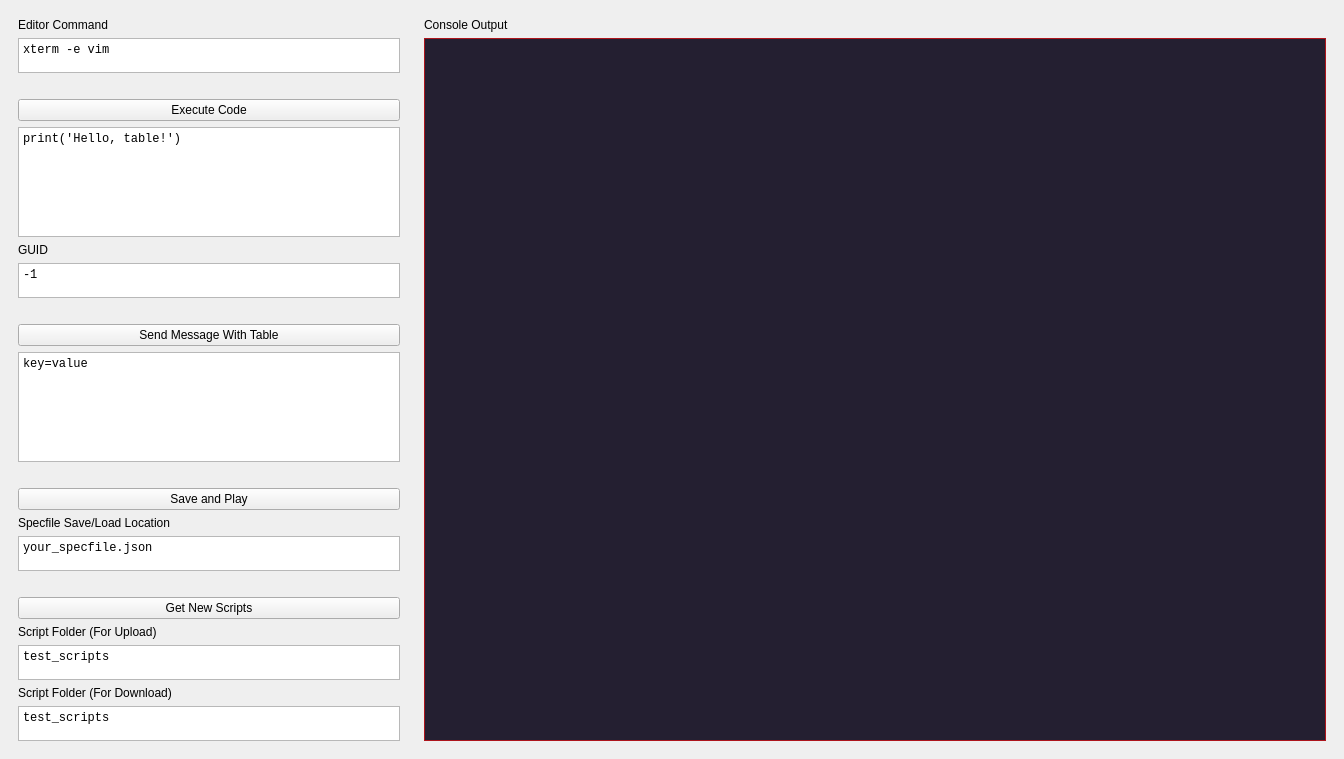
<?xml version="1.0" encoding="UTF-8"?>
<ui version="4.0">
 <class>MainWindow</class>
 <widget class="QMainWindow" name="MainWindow">
  <property name="geometry">
   <rect>
    <x>0</x>
    <y>0</y>
    <width>1344</width>
    <height>759</height>
   </rect>
  </property>
  <property name="sizePolicy">
   <sizepolicy hsizetype="Expanding" vsizetype="Expanding">
    <horstretch>0</horstretch>
    <verstretch>0</verstretch>
   </sizepolicy>
  </property>
  <property name="windowTitle">
   <string>Tabletop Simulator DevServer</string>
  </property>
  <widget class="QWidget" name="centralwidget">
   <layout class="QGridLayout" name="gridLayout">
    <item row="0" column="0">
     <layout class="QHBoxLayout" name="toplevel_layout">
      <property name="sizeConstraint">
       <enum>QLayout::SizeConstraint::SetDefaultConstraint</enum>
      </property>
      <item>
       <widget class="QFrame" name="left_split_frame">
        <property name="maximumSize">
         <size>
          <width>400</width>
          <height>16777215</height>
         </size>
        </property>
        <layout class="QVBoxLayout" name="verticalLayout">
         <item>
          <widget class="QLabel" name="editor_command_label">
           <property name="sizePolicy">
            <sizepolicy hsizetype="Expanding" vsizetype="Preferred">
             <horstretch>0</horstretch>
             <verstretch>0</verstretch>
            </sizepolicy>
           </property>
           <property name="maximumSize">
            <size>
             <width>16777215</width>
             <height>16777215</height>
            </size>
           </property>
           <property name="text">
            <string>Editor Command</string>
           </property>
          </widget>
         </item>
         <item>
          <widget class="QPlainTextEdit" name="editor_command_entry">
           <property name="sizePolicy">
            <sizepolicy hsizetype="Expanding" vsizetype="Maximum">
             <horstretch>0</horstretch>
             <verstretch>0</verstretch>
            </sizepolicy>
           </property>
           <property name="maximumSize">
            <size>
             <width>16777215</width>
             <height>35</height>
            </size>
           </property>
           <property name="font">
            <font>
             <family>Monospace</family>
             <pointsize>9</pointsize>
            </font>
           </property>
           <property name="plainText">
            <string>xterm -e vim</string>
           </property>
           <property name="placeholderText">
            <string/>
           </property>
          </widget>
         </item>
         <item>
          <spacer name="verticalSpacer">
           <property name="orientation">
            <enum>Qt::Orientation::Vertical</enum>
           </property>
           <property name="sizeType">
            <enum>QSizePolicy::Policy::MinimumExpanding</enum>
           </property>
           <property name="sizeHint" stdset="0">
            <size>
             <width>10</width>
             <height>20</height>
            </size>
           </property>
          </spacer>
         </item>
         <item>
          <widget class="QPushButton" name="exec_code_button">
           <property name="sizePolicy">
            <sizepolicy hsizetype="Expanding" vsizetype="Fixed">
             <horstretch>0</horstretch>
             <verstretch>0</verstretch>
            </sizepolicy>
           </property>
           <property name="maximumSize">
            <size>
             <width>16777215</width>
             <height>16777215</height>
            </size>
           </property>
           <property name="text">
            <string>Execute Code</string>
           </property>
          </widget>
         </item>
         <item>
          <widget class="QPlainTextEdit" name="exec_code_entry">
           <property name="sizePolicy">
            <sizepolicy hsizetype="Expanding" vsizetype="Expanding">
             <horstretch>0</horstretch>
             <verstretch>0</verstretch>
            </sizepolicy>
           </property>
           <property name="maximumSize">
            <size>
             <width>16777215</width>
             <height>16777215</height>
            </size>
           </property>
           <property name="font">
            <font>
             <family>Monospace</family>
             <pointsize>9</pointsize>
            </font>
           </property>
           <property name="frameShadow">
            <enum>QFrame::Shadow::Sunken</enum>
           </property>
           <property name="plainText">
            <string>print('Hello, table!')</string>
           </property>
          </widget>
         </item>
         <item>
          <widget class="QLabel" name="guid_label">
           <property name="text">
            <string>GUID</string>
           </property>
          </widget>
         </item>
         <item>
          <widget class="QPlainTextEdit" name="guid_entry">
           <property name="sizePolicy">
            <sizepolicy hsizetype="Expanding" vsizetype="Maximum">
             <horstretch>0</horstretch>
             <verstretch>0</verstretch>
            </sizepolicy>
           </property>
           <property name="maximumSize">
            <size>
             <width>16777215</width>
             <height>35</height>
            </size>
           </property>
           <property name="font">
            <font>
             <family>Monospace</family>
             <pointsize>9</pointsize>
            </font>
           </property>
           <property name="plainText">
            <string>-1</string>
           </property>
          </widget>
         </item>
         <item>
          <spacer name="verticalSpacer_2">
           <property name="orientation">
            <enum>Qt::Orientation::Vertical</enum>
           </property>
           <property name="sizeType">
            <enum>QSizePolicy::Policy::MinimumExpanding</enum>
           </property>
           <property name="sizeHint" stdset="0">
            <size>
             <width>10</width>
             <height>20</height>
            </size>
           </property>
          </spacer>
         </item>
         <item>
          <widget class="QPushButton" name="send_message_button">
           <property name="sizePolicy">
            <sizepolicy hsizetype="Expanding" vsizetype="Fixed">
             <horstretch>0</horstretch>
             <verstretch>0</verstretch>
            </sizepolicy>
           </property>
           <property name="maximumSize">
            <size>
             <width>16777215</width>
             <height>16777215</height>
            </size>
           </property>
           <property name="text">
            <string>Send Message With Table</string>
           </property>
          </widget>
         </item>
         <item>
          <widget class="QPlainTextEdit" name="send_message_entry">
           <property name="sizePolicy">
            <sizepolicy hsizetype="Expanding" vsizetype="Expanding">
             <horstretch>0</horstretch>
             <verstretch>0</verstretch>
            </sizepolicy>
           </property>
           <property name="maximumSize">
            <size>
             <width>16777215</width>
             <height>16777215</height>
            </size>
           </property>
           <property name="font">
            <font>
             <family>Monospace</family>
             <pointsize>9</pointsize>
            </font>
           </property>
           <property name="plainText">
            <string>key=value</string>
           </property>
          </widget>
         </item>
         <item>
          <spacer name="verticalSpacer_4">
           <property name="orientation">
            <enum>Qt::Orientation::Vertical</enum>
           </property>
           <property name="sizeType">
            <enum>QSizePolicy::Policy::MinimumExpanding</enum>
           </property>
           <property name="sizeHint" stdset="0">
            <size>
             <width>10</width>
             <height>20</height>
            </size>
           </property>
          </spacer>
         </item>
         <item>
          <widget class="QPushButton" name="save_and_play_button">
           <property name="sizePolicy">
            <sizepolicy hsizetype="Expanding" vsizetype="Fixed">
             <horstretch>0</horstretch>
             <verstretch>0</verstretch>
            </sizepolicy>
           </property>
           <property name="maximumSize">
            <size>
             <width>16777215</width>
             <height>16777215</height>
            </size>
           </property>
           <property name="text">
            <string>Save and Play</string>
           </property>
          </widget>
         </item>
         <item>
          <widget class="QLabel" name="spec_file_label">
           <property name="text">
            <string>Specfile Save/Load Location</string>
           </property>
          </widget>
         </item>
         <item>
          <widget class="QPlainTextEdit" name="spec_file_entry">
           <property name="sizePolicy">
            <sizepolicy hsizetype="Expanding" vsizetype="Maximum">
             <horstretch>0</horstretch>
             <verstretch>0</verstretch>
            </sizepolicy>
           </property>
           <property name="maximumSize">
            <size>
             <width>16777215</width>
             <height>35</height>
            </size>
           </property>
           <property name="font">
            <font>
             <family>Monospace</family>
             <pointsize>9</pointsize>
            </font>
           </property>
           <property name="plainText">
            <string>your_specfile.json</string>
           </property>
           <property name="placeholderText">
            <string/>
           </property>
          </widget>
         </item>
         <item>
          <spacer name="verticalSpacer_3">
           <property name="orientation">
            <enum>Qt::Orientation::Vertical</enum>
           </property>
           <property name="sizeType">
            <enum>QSizePolicy::Policy::MinimumExpanding</enum>
           </property>
           <property name="sizeHint" stdset="0">
            <size>
             <width>10</width>
             <height>20</height>
            </size>
           </property>
          </spacer>
         </item>
         <item>
          <widget class="QPushButton" name="get_scripts_button">
           <property name="sizePolicy">
            <sizepolicy hsizetype="Expanding" vsizetype="Fixed">
             <horstretch>0</horstretch>
             <verstretch>0</verstretch>
            </sizepolicy>
           </property>
           <property name="maximumSize">
            <size>
             <width>16777215</width>
             <height>16777215</height>
            </size>
           </property>
           <property name="text">
            <string>Get New Scripts</string>
           </property>
          </widget>
         </item>
         <item>
          <widget class="QLabel" name="script_upload_folder_label">
           <property name="text">
            <string>Script Folder (For Upload)</string>
           </property>
          </widget>
         </item>
         <item>
          <widget class="QPlainTextEdit" name="script_upload_folder_entry">
           <property name="sizePolicy">
            <sizepolicy hsizetype="Expanding" vsizetype="Maximum">
             <horstretch>0</horstretch>
             <verstretch>0</verstretch>
            </sizepolicy>
           </property>
           <property name="maximumSize">
            <size>
             <width>16777215</width>
             <height>35</height>
            </size>
           </property>
           <property name="font">
            <font>
             <family>Monospace</family>
             <pointsize>9</pointsize>
            </font>
           </property>
           <property name="plainText">
            <string>test_scripts</string>
           </property>
          </widget>
         </item>
         <item>
          <widget class="QLabel" name="script_download_folder_label">
           <property name="text">
            <string>Script Folder (For Download)</string>
           </property>
          </widget>
         </item>
         <item>
          <widget class="QPlainTextEdit" name="script_download_folder_entry">
           <property name="sizePolicy">
            <sizepolicy hsizetype="Expanding" vsizetype="Maximum">
             <horstretch>0</horstretch>
             <verstretch>0</verstretch>
            </sizepolicy>
           </property>
           <property name="maximumSize">
            <size>
             <width>16777215</width>
             <height>35</height>
            </size>
           </property>
           <property name="font">
            <font>
             <family>Monospace</family>
             <pointsize>9</pointsize>
            </font>
           </property>
           <property name="plainText">
            <string>test_scripts</string>
           </property>
          </widget>
         </item>
        </layout>
       </widget>
      </item>
      <item>
       <widget class="QFrame" name="right_split_frame">
        <layout class="QVBoxLayout" name="right_split">
         <item>
          <widget class="QLabel" name="console_label">
           <property name="text">
            <string>Console Output</string>
           </property>
          </widget>
         </item>
         <item>
          <widget class="QTextBrowser" name="console_output">
           <property name="enabled">
            <bool>true</bool>
           </property>
           <property name="minimumSize">
            <size>
             <width>400</width>
             <height>0</height>
            </size>
           </property>
           <property name="palette">
            <palette>
             <active>
              <colorrole role="WindowText">
               <brush brushstyle="SolidPattern">
                <color alpha="255">
                 <red>255</red>
                 <green>255</green>
                 <blue>255</blue>
                </color>
               </brush>
              </colorrole>
              <colorrole role="Button">
               <brush brushstyle="SolidPattern">
                <color alpha="255">
                 <red>61</red>
                 <green>56</green>
                 <blue>70</blue>
                </color>
               </brush>
              </colorrole>
              <colorrole role="Light">
               <brush brushstyle="SolidPattern">
                <color alpha="255">
                 <red>92</red>
                 <green>84</green>
                 <blue>105</blue>
                </color>
               </brush>
              </colorrole>
              <colorrole role="Midlight">
               <brush brushstyle="SolidPattern">
                <color alpha="255">
                 <red>76</red>
                 <green>70</green>
                 <blue>87</blue>
                </color>
               </brush>
              </colorrole>
              <colorrole role="Dark">
               <brush brushstyle="SolidPattern">
                <color alpha="255">
                 <red>31</red>
                 <green>28</green>
                 <blue>35</blue>
                </color>
               </brush>
              </colorrole>
              <colorrole role="Mid">
               <brush brushstyle="SolidPattern">
                <color alpha="255">
                 <red>41</red>
                 <green>37</green>
                 <blue>47</blue>
                </color>
               </brush>
              </colorrole>
              <colorrole role="Text">
               <brush brushstyle="SolidPattern">
                <color alpha="255">
                 <red>255</red>
                 <green>255</green>
                 <blue>255</blue>
                </color>
               </brush>
              </colorrole>
              <colorrole role="BrightText">
               <brush brushstyle="SolidPattern">
                <color alpha="255">
                 <red>255</red>
                 <green>255</green>
                 <blue>255</blue>
                </color>
               </brush>
              </colorrole>
              <colorrole role="ButtonText">
               <brush brushstyle="SolidPattern">
                <color alpha="255">
                 <red>255</red>
                 <green>255</green>
                 <blue>255</blue>
                </color>
               </brush>
              </colorrole>
              <colorrole role="Base">
               <brush brushstyle="SolidPattern">
                <color alpha="255">
                 <red>36</red>
                 <green>31</green>
                 <blue>49</blue>
                </color>
               </brush>
              </colorrole>
              <colorrole role="Window">
               <brush brushstyle="SolidPattern">
                <color alpha="255">
                 <red>224</red>
                 <green>27</green>
                 <blue>36</blue>
                </color>
               </brush>
              </colorrole>
              <colorrole role="Shadow">
               <brush brushstyle="SolidPattern">
                <color alpha="255">
                 <red>0</red>
                 <green>0</green>
                 <blue>0</blue>
                </color>
               </brush>
              </colorrole>
              <colorrole role="AlternateBase">
               <brush brushstyle="SolidPattern">
                <color alpha="255">
                 <red>30</red>
                 <green>28</green>
                 <blue>35</blue>
                </color>
               </brush>
              </colorrole>
              <colorrole role="ToolTipBase">
               <brush brushstyle="SolidPattern">
                <color alpha="255">
                 <red>255</red>
                 <green>255</green>
                 <blue>220</blue>
                </color>
               </brush>
              </colorrole>
              <colorrole role="ToolTipText">
               <brush brushstyle="SolidPattern">
                <color alpha="255">
                 <red>0</red>
                 <green>0</green>
                 <blue>0</blue>
                </color>
               </brush>
              </colorrole>
              <colorrole role="PlaceholderText">
               <brush brushstyle="SolidPattern">
                <color alpha="127">
                 <red>255</red>
                 <green>255</green>
                 <blue>255</blue>
                </color>
               </brush>
              </colorrole>
              <colorrole role="Accent">
               <brush brushstyle="SolidPattern">
                <color alpha="255">
                 <red>0</red>
                 <green>0</green>
                 <blue>0</blue>
                </color>
               </brush>
              </colorrole>
             </active>
             <inactive>
              <colorrole role="WindowText">
               <brush brushstyle="SolidPattern">
                <color alpha="255">
                 <red>255</red>
                 <green>255</green>
                 <blue>255</blue>
                </color>
               </brush>
              </colorrole>
              <colorrole role="Button">
               <brush brushstyle="SolidPattern">
                <color alpha="255">
                 <red>61</red>
                 <green>56</green>
                 <blue>70</blue>
                </color>
               </brush>
              </colorrole>
              <colorrole role="Light">
               <brush brushstyle="SolidPattern">
                <color alpha="255">
                 <red>92</red>
                 <green>84</green>
                 <blue>105</blue>
                </color>
               </brush>
              </colorrole>
              <colorrole role="Midlight">
               <brush brushstyle="SolidPattern">
                <color alpha="255">
                 <red>76</red>
                 <green>70</green>
                 <blue>87</blue>
                </color>
               </brush>
              </colorrole>
              <colorrole role="Dark">
               <brush brushstyle="SolidPattern">
                <color alpha="255">
                 <red>31</red>
                 <green>28</green>
                 <blue>35</blue>
                </color>
               </brush>
              </colorrole>
              <colorrole role="Mid">
               <brush brushstyle="SolidPattern">
                <color alpha="255">
                 <red>41</red>
                 <green>37</green>
                 <blue>47</blue>
                </color>
               </brush>
              </colorrole>
              <colorrole role="Text">
               <brush brushstyle="SolidPattern">
                <color alpha="255">
                 <red>255</red>
                 <green>255</green>
                 <blue>255</blue>
                </color>
               </brush>
              </colorrole>
              <colorrole role="BrightText">
               <brush brushstyle="SolidPattern">
                <color alpha="255">
                 <red>255</red>
                 <green>255</green>
                 <blue>255</blue>
                </color>
               </brush>
              </colorrole>
              <colorrole role="ButtonText">
               <brush brushstyle="SolidPattern">
                <color alpha="255">
                 <red>255</red>
                 <green>255</green>
                 <blue>255</blue>
                </color>
               </brush>
              </colorrole>
              <colorrole role="Base">
               <brush brushstyle="SolidPattern">
                <color alpha="255">
                 <red>36</red>
                 <green>31</green>
                 <blue>49</blue>
                </color>
               </brush>
              </colorrole>
              <colorrole role="Window">
               <brush brushstyle="SolidPattern">
                <color alpha="255">
                 <red>224</red>
                 <green>27</green>
                 <blue>36</blue>
                </color>
               </brush>
              </colorrole>
              <colorrole role="Shadow">
               <brush brushstyle="SolidPattern">
                <color alpha="255">
                 <red>0</red>
                 <green>0</green>
                 <blue>0</blue>
                </color>
               </brush>
              </colorrole>
              <colorrole role="AlternateBase">
               <brush brushstyle="SolidPattern">
                <color alpha="255">
                 <red>30</red>
                 <green>28</green>
                 <blue>35</blue>
                </color>
               </brush>
              </colorrole>
              <colorrole role="ToolTipBase">
               <brush brushstyle="SolidPattern">
                <color alpha="255">
                 <red>255</red>
                 <green>255</green>
                 <blue>220</blue>
                </color>
               </brush>
              </colorrole>
              <colorrole role="ToolTipText">
               <brush brushstyle="SolidPattern">
                <color alpha="255">
                 <red>0</red>
                 <green>0</green>
                 <blue>0</blue>
                </color>
               </brush>
              </colorrole>
              <colorrole role="PlaceholderText">
               <brush brushstyle="SolidPattern">
                <color alpha="127">
                 <red>255</red>
                 <green>255</green>
                 <blue>255</blue>
                </color>
               </brush>
              </colorrole>
              <colorrole role="Accent">
               <brush brushstyle="SolidPattern">
                <color alpha="255">
                 <red>0</red>
                 <green>0</green>
                 <blue>0</blue>
                </color>
               </brush>
              </colorrole>
             </inactive>
             <disabled>
              <colorrole role="WindowText">
               <brush brushstyle="SolidPattern">
                <color alpha="255">
                 <red>31</red>
                 <green>28</green>
                 <blue>35</blue>
                </color>
               </brush>
              </colorrole>
              <colorrole role="Button">
               <brush brushstyle="SolidPattern">
                <color alpha="255">
                 <red>61</red>
                 <green>56</green>
                 <blue>70</blue>
                </color>
               </brush>
              </colorrole>
              <colorrole role="Light">
               <brush brushstyle="SolidPattern">
                <color alpha="255">
                 <red>92</red>
                 <green>84</green>
                 <blue>105</blue>
                </color>
               </brush>
              </colorrole>
              <colorrole role="Midlight">
               <brush brushstyle="SolidPattern">
                <color alpha="255">
                 <red>76</red>
                 <green>70</green>
                 <blue>87</blue>
                </color>
               </brush>
              </colorrole>
              <colorrole role="Dark">
               <brush brushstyle="SolidPattern">
                <color alpha="255">
                 <red>31</red>
                 <green>28</green>
                 <blue>35</blue>
                </color>
               </brush>
              </colorrole>
              <colorrole role="Mid">
               <brush brushstyle="SolidPattern">
                <color alpha="255">
                 <red>41</red>
                 <green>37</green>
                 <blue>47</blue>
                </color>
               </brush>
              </colorrole>
              <colorrole role="Text">
               <brush brushstyle="SolidPattern">
                <color alpha="255">
                 <red>31</red>
                 <green>28</green>
                 <blue>35</blue>
                </color>
               </brush>
              </colorrole>
              <colorrole role="BrightText">
               <brush brushstyle="SolidPattern">
                <color alpha="255">
                 <red>255</red>
                 <green>255</green>
                 <blue>255</blue>
                </color>
               </brush>
              </colorrole>
              <colorrole role="ButtonText">
               <brush brushstyle="SolidPattern">
                <color alpha="255">
                 <red>31</red>
                 <green>28</green>
                 <blue>35</blue>
                </color>
               </brush>
              </colorrole>
              <colorrole role="Base">
               <brush brushstyle="SolidPattern">
                <color alpha="255">
                 <red>224</red>
                 <green>27</green>
                 <blue>36</blue>
                </color>
               </brush>
              </colorrole>
              <colorrole role="Window">
               <brush brushstyle="SolidPattern">
                <color alpha="255">
                 <red>224</red>
                 <green>27</green>
                 <blue>36</blue>
                </color>
               </brush>
              </colorrole>
              <colorrole role="Shadow">
               <brush brushstyle="SolidPattern">
                <color alpha="255">
                 <red>0</red>
                 <green>0</green>
                 <blue>0</blue>
                </color>
               </brush>
              </colorrole>
              <colorrole role="AlternateBase">
               <brush brushstyle="SolidPattern">
                <color alpha="255">
                 <red>61</red>
                 <green>56</green>
                 <blue>70</blue>
                </color>
               </brush>
              </colorrole>
              <colorrole role="ToolTipBase">
               <brush brushstyle="SolidPattern">
                <color alpha="255">
                 <red>255</red>
                 <green>255</green>
                 <blue>220</blue>
                </color>
               </brush>
              </colorrole>
              <colorrole role="ToolTipText">
               <brush brushstyle="SolidPattern">
                <color alpha="255">
                 <red>0</red>
                 <green>0</green>
                 <blue>0</blue>
                </color>
               </brush>
              </colorrole>
              <colorrole role="PlaceholderText">
               <brush brushstyle="SolidPattern">
                <color alpha="127">
                 <red>31</red>
                 <green>28</green>
                 <blue>35</blue>
                </color>
               </brush>
              </colorrole>
              <colorrole role="Accent">
               <brush brushstyle="SolidPattern">
                <color alpha="255">
                 <red>43</red>
                 <green>39</green>
                 <blue>49</blue>
                </color>
               </brush>
              </colorrole>
             </disabled>
            </palette>
           </property>
           <property name="font">
            <font>
             <family>Monospace</family>
             <pointsize>10</pointsize>
             <italic>false</italic>
             <bold>false</bold>
             <underline>false</underline>
             <strikeout>false</strikeout>
             <kerning>true</kerning>
            </font>
           </property>
           <property name="whatsThis">
            <string>Output sent from TTS is displayed here.</string>
           </property>
          </widget>
         </item>
        </layout>
       </widget>
      </item>
     </layout>
    </item>
   </layout>
  </widget>
 </widget>
 <resources/>
 <connections/>
</ui>
